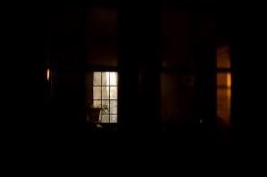
#> input picture BSCOMPUTER ENGINEERING/4th YEAR OF COMPUTER ENGINEERING/7th SEMESTER/DIGITAL IMAGE PROCESSING/MIDTERM PERPEARTIONPROGRAMS/building.jpg, 271 x 179 px
$ python building.py   (older library calls are emulated)
#> lines starting #> are read from the running program, lines starting #| are printed output that depends on the picture
import cv2
import numpy as np
import matplotlib.pyplot as plt
image_path = 'building.jpg' # Replace with your image path
image = cv2.imread(image_path)
#> image is the input picture: shape (179, 271, 3); mean B, G, R 10.3, 11.3, 14.4
# Apply Laplacian Filter
laplacian_filter = cv2.Laplacian(image, cv2.CV_64F)
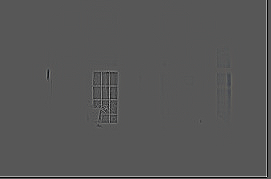
#> laplacian_filter: shape (179, 271, 3) float64; mean B, G, R 0, 0, 0; drawn with min black and max white
laplacian_filter = cv2.convertScaleAbs(laplacian_filter) # Convert to 8-bit
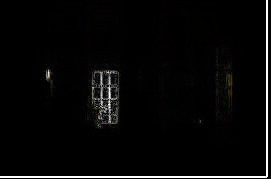
#> laplacian_filter: shape (179, 271, 3); mean B, G, R 7.2, 7.2, 7.5
# Unsharp Masking
gaussian_blur = cv2.GaussianBlur(image, (5, 5), sigmaX=1)
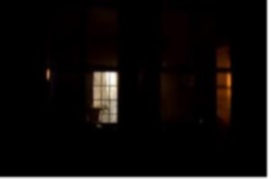
#> gaussian_blur: shape (179, 271, 3); mean B, G, R 10.2, 11.2, 14.3
unsharp_image = cv2.addWeighted(image, 1.5, gaussian_blur, -0.5, 0)
# Display Results
plt.figure(figsize=(12, 5))
plt.subplot(1, 3, 1)
plt.imshow(image, cmap='gray')
plt.title('Original Image')
plt.axis('off')
plt.subplot(1, 3, 2)
plt.imshow(laplacian_filter, cmap='gray')
plt.title('Laplacian Filter')
plt.axis('off')
plt.subplot(1, 3, 3)
plt.imshow(unsharp_image, cmap='gray')
plt.title('Unsharp Masking')
plt.axis('off')
plt.tight_layout()
plt.show()
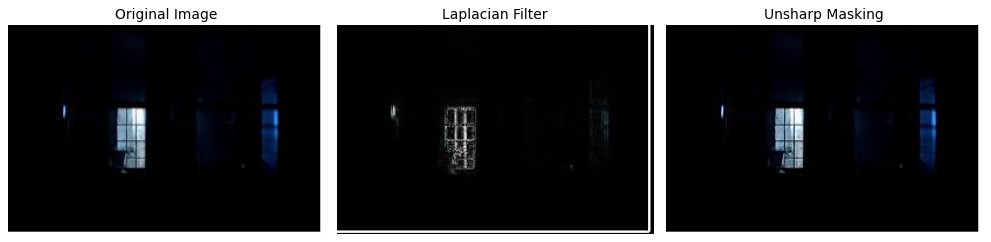
#> figure drawn by matplotlib, 3 panels; B, G, R data is drawn as R, G, B
